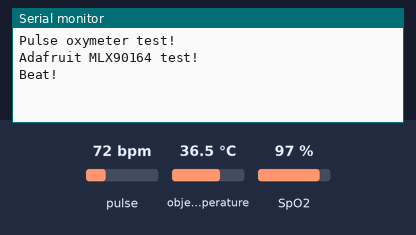
Bench run of a sketch on a simulated Arduino Uno, built with avr-gcc and run on an emulated ATmega328P. Parts: the last lines printed to the serial monitor. Inputs (shaded band) come from the test bench; at power-on: pulse 72 bpm, object temperature 36.5 °C, SpO2 97 %.

Above: at 1.2 s.
1.3 s: pulse set to 42 bpm
At 3.4 s:
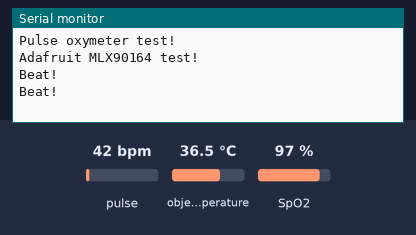
6.5 s: object temperature set to 20 °C
At 7.7 s:
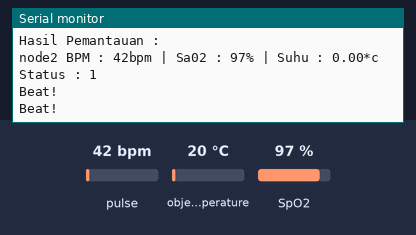
8.0 s: SpO2 set to 80 %
At 10.5 s:
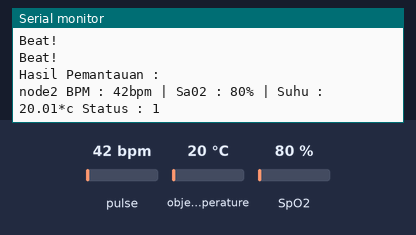

The sketch:

Node2.ino
```cpp
/*Library*/
#include <Arduino.h>
#include <math.h>
#include <Wire.h>
#include <Adafruit_MLX90614.h>
#include "MAX30100_PulseOximeter.h"
#include <SoftwareSerial.h>

/*initialization sensor*/
Adafruit_MLX90614 mlx = Adafruit_MLX90614();
PulseOximeter pox;

/*xbee transmisi*/
#define rxPin 19
#define txPin 18
SoftwareSerial xbee = SoftwareSerial(rxPin, txPin);

const long interval_temperatur = 10000;
unsigned long prev_temperatur = 0;

#define REPORTING_PERIOD_MS     1000
uint32_t tsLastReport = 0;

/*variabel*/
bool isMlxOn = false; //check apakah sensor max30100 nyala
bool isMaxOn = false; //check apakah sensor mlx90164 nyala

float suhu = 0.0; //suhu tubuh
int detak = 0; //detak jantung
int oksigen = 0; //oksigen dalam darah

int temp = 0; //temp waktu
int sekarang = 0;//waktu sekarang

String pesan = "";
String namaNode = "node2";

// dipanggil jika terdapat detak yang terdeteksi
bool onBeatDetected()
{
    Serial.println("Beat!");
    return true;
}

void setup() {
  // put your setup code here, to run once:
  Wire.begin();
  Serial.begin(9600);
  xbee.begin(9600);

  /*Test kerja sensor*/
  Serial.println("Pulse oxymeter test!");
  Serial.println("Adafruit MLX90164 test!");
  pox.begin();//pox harus di letakkan sebelum mlx

  mlx.begin();

  pox.setOnBeatDetectedCallback(onBeatDetected);
}

void loop() {
  // put your main code here, to run repeatedly:

  pox.update();
  /*tanpa menggunakan trigger serial*/
  if(millis() - tsLastReport > REPORTING_PERIOD_MS){
    tsLastReport = millis();
    bacaSensorDetak();
  }

  bacaSensorSuhu();

  sekarang = millis();

  int stat;
  if(sekarang - temp > 5000){
      Serial.println("Hasil Pemantauan :");
      Serial.print(namaNode+" ");
      Serial.print("BPM : " + String(detak) + "bpm | ");
      Serial.print("Sa02 : " + String(oksigen) + "% | ");
      Serial.print("Suhu : " + String(suhu) + "*c ");
      if(detak!=0 && suhu !=1037 && oksigen !=0){
        stat = 1;
      }else{
        stat = 0;
      }
      Serial.print("Status : " + String(stat));
      Serial.println();
      pesan = namaNode + "|" + detak + "|" + oksigen + "|" + suhu + "|" + stat + '\n';
      xbee.print(pesan);
      temp = sekarang;
  }
}

void bacaSensorDetak(){
  detak = pox.getHeartRate();
  oksigen = pox.getSpO2();
}

void bacaSensorSuhu(){
  unsigned long curr_temperatur = millis();

  if(curr_temperatur - prev_temperatur >= interval_temperatur){
      prev_temperatur = curr_temperatur;
      suhu = mlx.readObjectTempC();
//      Serial.print(mlx.readObjectTempC());
  }
}


//check status node apakah online atau tidak
boolean checkStatus(){
  boolean isActive = false;
  if(pox.begin()){//node temperatur
    isMaxOn = true;
  }
  if(mlx.begin()){//node detak
    isMlxOn = true;
  }

  if(isMlxOn || isMaxOn){
    isActive = true;
  }
  return isActive;
}
```

Measured:
- after the input at 8.0 s, the serial monitor: prints a new line after 2.0 s (image 3)
